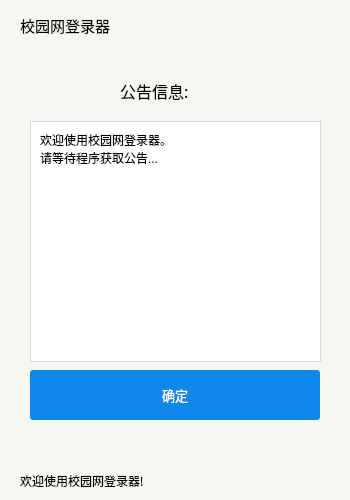
<?xml version="1.0" encoding="UTF-8"?>
<ui version="4.0">
 <class>MainWindow</class>
 <widget class="QMainWindow" name="MainWindow">
  <property name="geometry">
   <rect>
    <x>0</x>
    <y>0</y>
    <width>350</width>
    <height>500</height>
   </rect>
  </property>
  <property name="minimumSize">
   <size>
    <width>350</width>
    <height>500</height>
   </size>
  </property>
  <property name="maximumSize">
   <size>
    <width>350</width>
    <height>500</height>
   </size>
  </property>
  <property name="mouseTracking">
   <bool>false</bool>
  </property>
  <property name="contextMenuPolicy">
   <enum>Qt::DefaultContextMenu</enum>
  </property>
  <property name="windowTitle">
   <string>MainWindow</string>
  </property>
  <property name="styleSheet">
   <string notr="true">background:#F6F6F3</string>
  </property>
  <property name="dockNestingEnabled">
   <bool>false</bool>
  </property>
  <widget class="QWidget" name="centralWidget">
   <property name="styleSheet">
    <string notr="true"/>
   </property>
   <widget class="QLabel" name="Title">
    <property name="geometry">
     <rect>
      <x>20</x>
      <y>10</y>
      <width>121</width>
      <height>31</height>
     </rect>
    </property>
    <property name="font">
     <font>
      <family>微软雅黑</family>
      <pointsize>11</pointsize>
     </font>
    </property>
    <property name="text">
     <string>校园网登录器</string>
    </property>
   </widget>
   <widget class="QLabel" name="ShowState">
    <property name="geometry">
     <rect>
      <x>20</x>
      <y>470</y>
      <width>311</width>
      <height>21</height>
     </rect>
    </property>
    <property name="font">
     <font>
      <family>微软雅黑</family>
     </font>
    </property>
    <property name="text">
     <string>欢迎使用校园网登录器!</string>
    </property>
   </widget>
   <widget class="QStackedWidget" name="stackedWidget">
    <property name="geometry">
     <rect>
      <x>0</x>
      <y>50</y>
      <width>361</width>
      <height>391</height>
     </rect>
    </property>
    <property name="styleSheet">
     <string notr="true"/>
    </property>
    <property name="currentIndex">
     <number>1</number>
    </property>
    <widget class="QWidget" name="Retry">
     <widget class="QPushButton" name="RetryButton">
      <property name="geometry">
       <rect>
        <x>30</x>
        <y>320</y>
        <width>290</width>
        <height>50</height>
       </rect>
      </property>
      <property name="font">
       <font>
        <family>微软雅黑</family>
        <pointsize>10</pointsize>
       </font>
      </property>
      <property name="styleSheet">
       <string notr="true">QPushButton{    
	background:#ff0000;
    border: 0;
    border-radius: 3px;
    line-height: 41px;
    color: #fff;
	}
QPushButton:hover{
background:#e10000;
}
QPushButton:pressed
{
background:#ca0000;
}</string>
      </property>
      <property name="text">
       <string>点我重试!</string>
      </property>
     </widget>
     <widget class="QLabel" name="Error">
      <property name="geometry">
       <rect>
        <x>60</x>
        <y>180</y>
        <width>231</width>
        <height>31</height>
       </rect>
      </property>
      <property name="font">
       <font>
        <family>微软雅黑</family>
        <pointsize>12</pointsize>
       </font>
      </property>
      <property name="text">
       <string>对不起，服务器连接错误!</string>
      </property>
     </widget>
    </widget>
    <widget class="QWidget" name="Message">
     <widget class="QTextBrowser" name="Message_show">
      <property name="geometry">
       <rect>
        <x>30</x>
        <y>71</y>
        <width>291</width>
        <height>241</height>
       </rect>
      </property>
      <property name="styleSheet">
       <string notr="true">    background: #FFF;
    border: 0;
border: 1px solid #D9D9D6;
	padding:5px 5px 5px 5px;
    line-height: 40px;
    color: #000;</string>
      </property>
      <property name="html">
       <string>&lt;!DOCTYPE HTML PUBLIC &quot;-//W3C//DTD HTML 4.0//EN&quot; &quot;http://www.w3.org/TR/REC-html40/strict.dtd&quot;&gt;
&lt;html&gt;&lt;head&gt;&lt;meta name=&quot;qrichtext&quot; content=&quot;1&quot; /&gt;&lt;style type=&quot;text/css&quot;&gt;
p, li { white-space: pre-wrap; }
&lt;/style&gt;&lt;/head&gt;&lt;body style=&quot; font-family:'SimSun'; font-size:9pt; font-weight:400; font-style:normal;&quot;&gt;
&lt;p style=&quot; margin-top:0px; margin-bottom:0px; margin-left:0px; margin-right:0px; -qt-block-indent:0; text-indent:0px;&quot;&gt;欢迎使用校园网登录器。&lt;/p&gt;
&lt;p style=&quot; margin-top:0px; margin-bottom:0px; margin-left:0px; margin-right:0px; -qt-block-indent:0; text-indent:0px;&quot;&gt;请等待程序获取公告...&lt;/p&gt;&lt;/body&gt;&lt;/html&gt;</string>
      </property>
     </widget>
     <widget class="QPushButton" name="Enter">
      <property name="geometry">
       <rect>
        <x>30</x>
        <y>320</y>
        <width>290</width>
        <height>50</height>
       </rect>
      </property>
      <property name="font">
       <font>
        <family>微软雅黑</family>
        <pointsize>10</pointsize>
       </font>
      </property>
      <property name="styleSheet">
       <string notr="true">QPushButton{    
	background:#0f88eb;
    border: 0;
    border-radius: 3px;
    line-height: 41px;
    color: #fff;
	}
QPushButton:hover{
background:#0b77bd;
}
QPushButton:pressed
{
background:#0b4a73;
}</string>
      </property>
      <property name="text">
       <string>确定</string>
      </property>
     </widget>
     <widget class="QLabel" name="Message_lable">
      <property name="geometry">
       <rect>
        <x>120</x>
        <y>20</y>
        <width>91</width>
        <height>41</height>
       </rect>
      </property>
      <property name="font">
       <font>
        <family>微软雅黑</family>
        <pointsize>12</pointsize>
       </font>
      </property>
      <property name="text">
       <string>公告信息:</string>
      </property>
     </widget>
    </widget>
    <widget class="QWidget" name="Login">
     <widget class="QCheckBox" name="AUTO_LOGIN">
      <property name="geometry">
       <rect>
        <x>60</x>
        <y>340</y>
        <width>90</width>
        <height>20</height>
       </rect>
      </property>
      <property name="font">
       <font>
        <family>微软雅黑</family>
       </font>
      </property>
      <property name="text">
       <string>自动登陆</string>
      </property>
     </widget>
     <widget class="QCheckBox" name="AUTO_START">
      <property name="geometry">
       <rect>
        <x>210</x>
        <y>340</y>
        <width>90</width>
        <height>20</height>
       </rect>
      </property>
      <property name="font">
       <font>
        <family>微软雅黑</family>
       </font>
      </property>
      <property name="text">
       <string>开机自启</string>
      </property>
     </widget>
     <widget class="QLineEdit" name="PASSWD_INPUT">
      <property name="geometry">
       <rect>
        <x>30</x>
        <y>140</y>
        <width>290</width>
        <height>50</height>
       </rect>
      </property>
      <property name="font">
       <font>
        <family>微软雅黑</family>
        <pointsize>12</pointsize>
       </font>
      </property>
      <property name="styleSheet">
       <string notr="true">QLineEdit{
padding:10px 5px 15px 10px;
 border: 1px solid #D9D9D6;
 background: #fff
}
QLineEdit:focus{
　　transition:border linear .2s,box-shadow linear .5s;
　　-moz-transition:border linear .2s,-moz-box-shadow linear .5s;
　　-webkit-transition:border linear .2s,-webkit-box-shadow linear .5s;
　　outline:none;border-color:rgba(93,149,242,.75);
　　box-shadow:0 0 8px rgba(93,149,242,.105);
　　-moz-box-shadow:0 0 8px rgba(93,149,242,.5);
　　-webkit-box-shadow:0 0 8px rgba(93,149,242,3)
}</string>
      </property>
      <property name="echoMode">
       <enum>QLineEdit::Password</enum>
      </property>
      <property name="placeholderText">
       <string>密码</string>
      </property>
     </widget>
     <widget class="QLineEdit" name="NAME_INPUT">
      <property name="geometry">
       <rect>
        <x>30</x>
        <y>90</y>
        <width>290</width>
        <height>50</height>
       </rect>
      </property>
      <property name="font">
       <font>
        <family>微软雅黑</family>
        <pointsize>12</pointsize>
       </font>
      </property>
      <property name="styleSheet">
       <string notr="true">QLineEdit{
padding:10px 5px 15px 10px;
 border: 1px solid #D9D9D6;
 background: #fff
}
QLineEdit:focus{
　　transition:border linear .2s,box-shadow linear .5s;
　　-moz-transition:border linear .2s,-moz-box-shadow linear .5s;
　　-webkit-transition:border linear .2s,-webkit-box-shadow linear .5s;
　　outline:none;border-color:rgba(93,149,242,.75);
　　box-shadow:0 0 8px rgba(93,149,242,.105);
　　-moz-box-shadow:0 0 8px rgba(93,149,242,.5);
　　-webkit-box-shadow:0 0 8px rgba(93,149,242,3)
}</string>
      </property>
      <property name="placeholderText">
       <string>用户名</string>
      </property>
     </widget>
     <widget class="QPushButton" name="LoginButton">
      <property name="geometry">
       <rect>
        <x>30</x>
        <y>210</y>
        <width>290</width>
        <height>50</height>
       </rect>
      </property>
      <property name="font">
       <font>
        <family>微软雅黑</family>
        <pointsize>10</pointsize>
       </font>
      </property>
      <property name="styleSheet">
       <string notr="true">QPushButton{    
	background:#0f88eb;
    border: 0;
    border-radius: 3px;
    line-height: 41px;
    color: #fff;
	}
QPushButton:hover{
background:#0b77bd;
}
QPushButton:pressed
{
background:#0b4a73;
}</string>
      </property>
      <property name="text">
       <string>登陆</string>
      </property>
     </widget>
     <widget class="QPushButton" name="SERVICE">
      <property name="geometry">
       <rect>
        <x>30</x>
        <y>270</y>
        <width>290</width>
        <height>50</height>
       </rect>
      </property>
      <property name="font">
       <font>
        <family>微软雅黑</family>
        <pointsize>10</pointsize>
       </font>
      </property>
      <property name="styleSheet">
       <string notr="true">QPushButton{    
	background:#1aad18;
    border: 0;
    border-radius: 3px;
    line-height: 41px;
    color: #fff;
	}
QPushButton:hover{
background:#179d15;
}
QPushButton:pressed
{
background:#127e10;
}</string>
      </property>
      <property name="text">
       <string>自服务</string>
      </property>
     </widget>
    </widget>
    <widget class="QWidget" name="Info">
     <widget class="QLabel" name="INFO">
      <property name="geometry">
       <rect>
        <x>30</x>
        <y>83</y>
        <width>290</width>
        <height>30</height>
       </rect>
      </property>
      <property name="font">
       <font>
        <family>微软雅黑</family>
       </font>
      </property>
      <property name="styleSheet">
       <string notr="true">    background: #FFF;
    border: 0;
    border-top-left-radius:3px;
	border-top-right-radius:3px;
border: 1px solid #D9D9D6;
	text-align:center;
    line-height: 40px;
    color: #000;</string>
      </property>
      <property name="text">
       <string>                          您已在线：</string>
      </property>
     </widget>
     <widget class="QLabel" name="DATA">
      <property name="geometry">
       <rect>
        <x>30</x>
        <y>199</y>
        <width>290</width>
        <height>30</height>
       </rect>
      </property>
      <property name="font">
       <font>
        <family>微软雅黑</family>
       </font>
      </property>
      <property name="styleSheet">
       <string notr="true">    background:  #FFF;
    border: 0;
	padding:5px 5px 5px 5px;
	border: 1px solid #D9D9D6;
    line-height: 40px;
    color: #000;</string>
      </property>
      <property name="text">
       <string>流   量 ：0.00000 GB</string>
      </property>
     </widget>
     <widget class="QLabel" name="IP">
      <property name="geometry">
       <rect>
        <x>30</x>
        <y>141</y>
        <width>290</width>
        <height>30</height>
       </rect>
      </property>
      <property name="font">
       <font>
        <family>微软雅黑</family>
       </font>
      </property>
      <property name="styleSheet">
       <string notr="true">    background: #FFF;
    border: 0;
	padding:5px 5px 5px 5px;
	border: 1px solid #D9D9D6;
    line-height: 40px;
    color: #000;</string>
      </property>
      <property name="text">
       <string>地   址  :  255.255.255.255</string>
      </property>
     </widget>
     <widget class="QLabel" name="NAME">
      <property name="geometry">
       <rect>
        <x>30</x>
        <y>112</y>
        <width>290</width>
        <height>30</height>
       </rect>
      </property>
      <property name="font">
       <font>
        <family>微软雅黑</family>
       </font>
      </property>
      <property name="styleSheet">
       <string notr="true">    background: #FFF;
    border: 0;
border: 1px solid #D9D9D6;
	padding:5px 5px 5px 5px;
    line-height: 40px;
    color: #000;</string>
      </property>
      <property name="text">
       <string>用户名：201600000000</string>
      </property>
     </widget>
     <widget class="QLabel" name="TIME">
      <property name="geometry">
       <rect>
        <x>30</x>
        <y>170</y>
        <width>290</width>
        <height>30</height>
       </rect>
      </property>
      <property name="font">
       <font>
        <family>微软雅黑</family>
       </font>
      </property>
      <property name="styleSheet">
       <string notr="true">    background: #ffF;
    border: 0;
	padding:5px 5px 5px 5px;
	border: 1px solid #D9D9D6;
    line-height: 40px;
    color: #000;</string>
      </property>
      <property name="text">
       <string>时   间 ：000 小时 00 分 00 秒</string>
      </property>
     </widget>
     <widget class="QPushButton" name="LogoutButton">
      <property name="geometry">
       <rect>
        <x>30</x>
        <y>260</y>
        <width>290</width>
        <height>50</height>
       </rect>
      </property>
      <property name="font">
       <font>
        <family>微软雅黑</family>
        <pointsize>10</pointsize>
       </font>
      </property>
      <property name="styleSheet">
       <string notr="true">QPushButton{    
	background:#E05D6F;
    border: 0;
    border-radius: 3px;
    line-height: 41px;
    color: #fff;
	}
QPushButton:hover{
background:#c25062;
}
QPushButton:pressed
{
background:#b0485a;
}</string>
      </property>
      <property name="text">
       <string>注销</string>
      </property>
     </widget>
     <widget class="QPushButton" name="SERVICE_2">
      <property name="geometry">
       <rect>
        <x>30</x>
        <y>320</y>
        <width>290</width>
        <height>50</height>
       </rect>
      </property>
      <property name="font">
       <font>
        <family>微软雅黑</family>
        <pointsize>10</pointsize>
       </font>
      </property>
      <property name="styleSheet">
       <string notr="true">QPushButton{    
	background:#1aad18;
    border: 0;
    border-radius: 3px;
    line-height: 41px;
    color: #fff;
	}
QPushButton:hover{
background:#179d15;
}
QPushButton:pressed
{
background:#127e10;
}</string>
      </property>
      <property name="text">
       <string>自服务</string>
      </property>
     </widget>
    </widget>
   </widget>
  </widget>
 </widget>
 <layoutdefault spacing="6" margin="11"/>
 <resources/>
 <connections/>
</ui>
